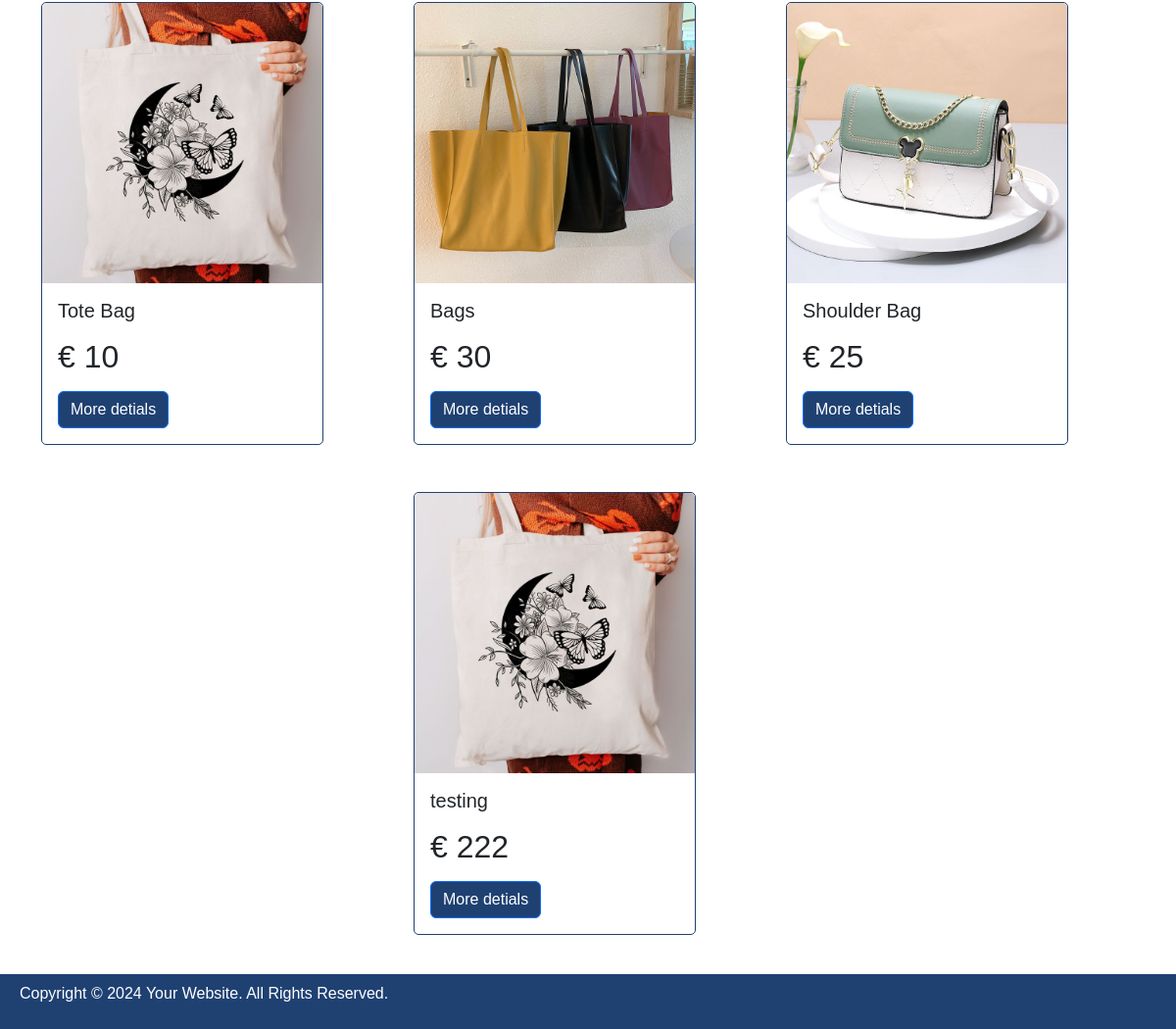
The app's page /shop.php (lower part), older data.
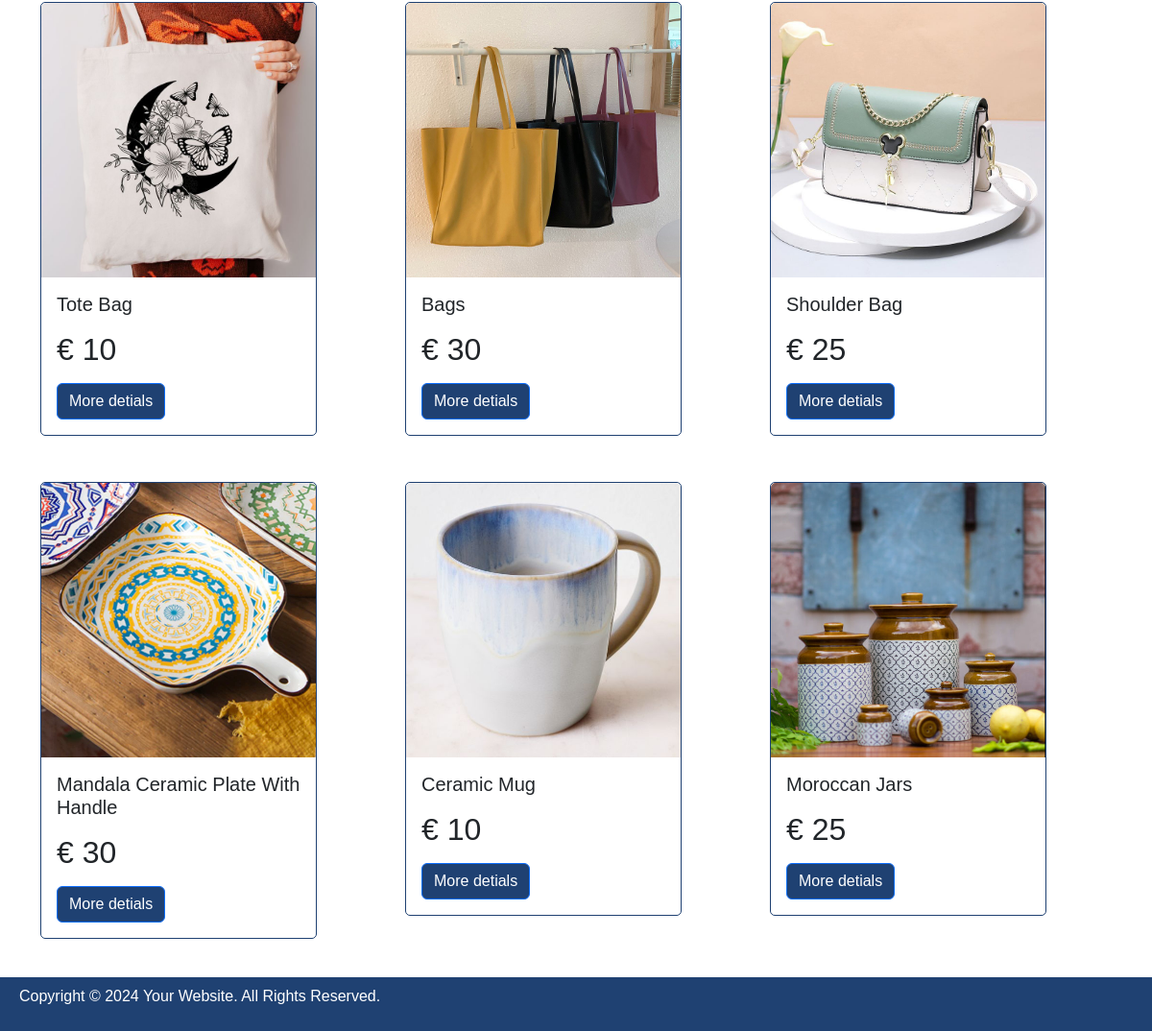
The same page, newer data.
### tables this page shows
CREATE TABLE `product` (
  `id` int(11) NOT NULL,
  `name` varchar(100) NOT NULL,
  `title` varchar(100) NOT NULL,
  `description` varchar(200) NOT NULL,
  `categoryid` int(11) NOT NULL,
  `price` float NOT NULL,
  `stockQty` int(11) NOT NULL,
  `img` varchar(1024) NOT NULL
);

### includes/dbfunctions.php (called while the page is built, shortened)
<?php
function GetProducts($con, $category, $search)
{
    $sql = "SELECT p.*, c.name as 'categoryName' FROM product p JOIN category c ON p.categoryid = c.id";
    $stmt = mysqli_stmt_init($con);
    if(!mysqli_stmt_prepare($stmt, $sql)) {
        echo "Could not load Products";
        exit();
    }
    mysqli_stmt_execute($stmt);
    $result = mysqli_stmt_get_result($stmt);
    return $result;
}

### shop.php (the view, shortened to what this page needs)
<?php
require_once 'includes/functions.php';
require_once 'includes/dbfunctions.php';
$category = null;
$search = null;
$products = GetProducts($con, $category, $search);
require_once 'includes/header.php';
?>
<div class="container my-4 ">
    <div class="row justify-content-center mb-5">
        <?php foreach ($products as $product): ?>
        <div class="col-4 mb-5">
            <div class="card" style="width: 18rem;">
                <img src="<?php echo $product['img']; ?>" class="card-img-top" alt="...">
                <div class="card-body">
                    <h5 class="card-title"><?php echo $product['name']; ?></h5>
                    <p class="card-text">
                        <h2>&euro; <?php echo $product['price']; ?></h2>
                    </p>
                    <a href="product-page.php?id=<?php echo $product['id']; ?>" class="btn btn-primary">More detials</a>
                </div>
            </div>
        </div>
        <?php endforeach; ?>
    </div>
</div>
<?php
    include 'includes/footer.php';
?>

### includes/header.php (shortened to what this page needs)
<!DOCTYPE html>
<html lang="en">
<head>
    <link href="https://cdn.jsdelivr.net/npm/bootstrap@5.3.2/dist/css/bootstrap.min.css" rel="stylesheet">
    <link rel="stylesheet" href="css/style.css">
</head>
<body>

### includes/footer.php (shortened to what this page needs)
<footer class="container-fluid bg-custom fixed-bottom">
        <div class="row p-2">
            <div class="col text-white">
                <p> Copyright &copy; <?php echo date("Y") ?> Your Website. All Rights Reserved.</p>
            </div>
        </div>
</footer>
</body>
</html>

### css/style.css (style rules this page uses)
body { font-family:Arial, Helvetica, sans-serif; }
h1, h2, h3, h4, h5, h6, p { font-family:Arial, Helvetica, sans-serif; }
.card { border-color:#1f4172; border-style: solid; border-radius: 5px; }
.btn { color: #ffff; background-color: #1f4172; }
.bg-custom { background-color: #1f4172 !important; }

Row changes from the older to the newer data that the page shows:
removed product: img (picture), name "testing", price "222"
added product: img (picture), name "Mandala Ceramic Plate With Handle", price "30"
added product: img (picture), name "Ceramic Mug", price "10"
added product: img (picture), name "Moroccan Jars", price "25"
